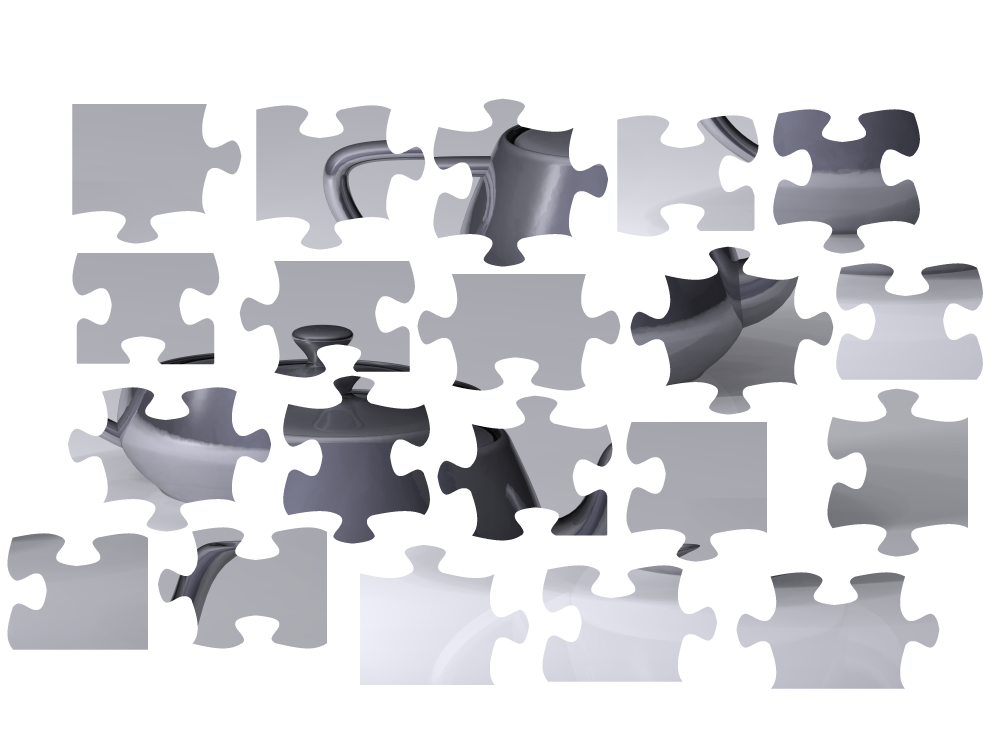
#> input picture jigsaw-samples/sample_7.png, 4000 x 3000 px (shown at 1/4 size)
$ python main.py   (older library calls are emulated)
#> lines starting #> are read from the running program, lines starting #| are printed output that depends on the picture; after the words box and inside, x2 and y2 are one past the last pixel; in counts of white or black regions, pixels touching at a corner belong together
#> in main, jigsaw_image is the input picture: shape (3000, 4000, 3); mean B, G, R 219.6, 216, 216
### src/preprocessor.py
import cv2
import numpy as np
from matplotlib import pyplot as plt
import imutils


class Preprocessor:
    def __init__(self, debug_mode=False):
        self.debug_mode = debug_mode

    def process(self, image):
        image = cv2.copyMakeBorder(
            image, 5, 5, 5, 5, cv2.BORDER_CONSTANT, value=[255, 255, 255]
        )
        image = imutils.resize(image, width=1280)
#> image: shape (960, 1280, 3)
        # image = cv2.resize(image, (1280, 720))
        image_gray = cv2.cvtColor(image, cv2.COLOR_BGR2GRAY)
        image_blur = cv2.bilateralFilter(image_gray, 11, 200, 200)
        image_threshold = cv2.adaptiveThreshold(
            image_blur, 255, cv2.ADAPTIVE_THRESH_GAUSSIAN_C, cv2.THRESH_BINARY, 19, 2
        )
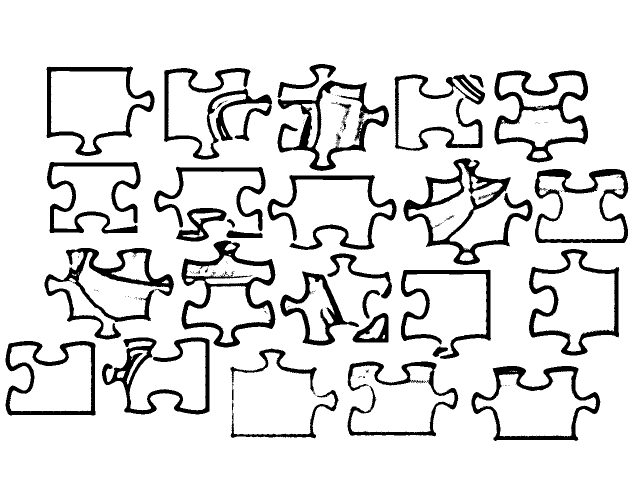
#> image_threshold: shape (960, 1280) (shown at 1/2 size); 87.5% white; 149 black regions (112 under 20 px), largest, box (x1, y1, x2, y2) and area: (807, 316, 1065, 530) 10770, (89, 496, 348, 679) 9807, (363, 481, 551, 695) 9437

        kernel = np.ones((3, 3), dtype=np.uint8)
        image_opening = cv2.morphologyEx(
            image_threshold, cv2.MORPH_OPEN, kernel, iterations=2
        )
#> image_opening: shape (960, 1280); 87.1% white; 47 black regions (19 under 20 px), largest, box (x1, y1, x2, y2) and area: (807, 316, 1065, 530) 11111, (555, 128, 778, 342) 11052, (89, 496, 348, 679) 10188

        image_background = cv2.dilate(image_opening, kernel, iterations=3)
#> image_background: shape (960, 1280); 97.5% white; 538 black regions (331 under 20 px), largest, box (x1, y1, x2, y2) and area: (181, 521, 344, 578) 937, (97, 137, 261, 272) 863, (701, 213, 775, 298) 842

        image_distance = cv2.distanceTransform(image_threshold, cv2.DIST_L2, 5)
        cv2.normalize(image_distance, image_distance, 0.0, 0.1, cv2.NORM_MINMAX)
        ret, image_foreground = cv2.threshold(
            image_distance, 0.5 * image_distance.max(), 255, 0
        )
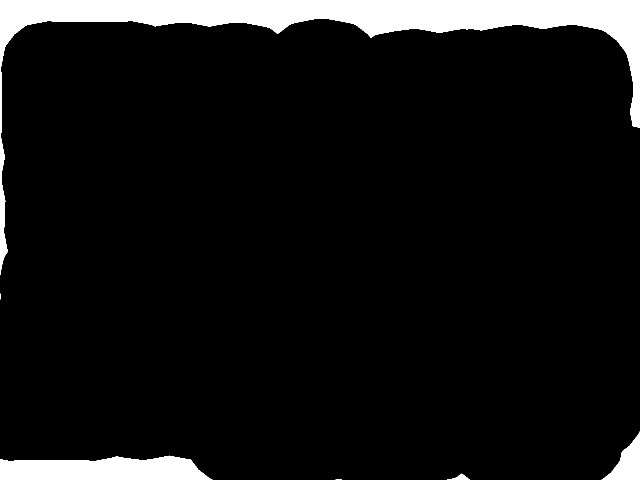
#> image_foreground: shape (960, 1280) float32 (shown at 1/2 size); 7.7% white; 6 white regions (2 under 20 px), largest, box (x1, y1, x2, y2) and area: (0, 0, 1280, 550) 74984, (0, 911, 425, 960) 16459, (1203, 863, 1280, 960) 3480, (894, 947, 940, 960) 258
#> ret = 0.05
        image_foreground = np.uint8(image_foreground)

        image_unknown = cv2.subtract(image_background, image_foreground)
#> image_unknown: shape (960, 1280); 89.8% white; 544 black regions (333 under 20 px), largest, box (x1, y1, x2, y2) and area: (0, 0, 1280, 550) 74984, (0, 911, 425, 960) 16459, (1203, 863, 1280, 960) 3480

        num_markers, markers, stats, centroids = cv2.connectedComponentsWithStats(
            image_foreground, 4, cv2.CV_32S
        )
#> markers: shape (960, 1280) int32; 7 distinct labels, from 0 to 6
#> num_markers = 7; stats = [[0, 37, 1280, 923, 1133583], [0, 0, 1280, 550, 74984], [0, 587, 2, 12, 17], [1203, 863, 77, 97, 3480], [0, 911, 425, 49, 16459], [894, 947, 46, 13, 258], [671, 958, 13, 2, 19]]; centroids = [[641.5, 500], [674.6, 45.43], [0.294, 593.2], [1255.7, 926.9], [204.9, 939.2], [920.6, 955.4], [676.5, 958.7]]
        markers = markers + 1
#> markers: shape (960, 1280) int32; 7 distinct labels, from 1 to 7
        markers[image_unknown == 255] = 0
#> markers: shape (960, 1280) int32; 8 distinct labels, from 0 to 7

        image_watershed = image.copy()
        markers = cv2.watershed(image_watershed, markers)
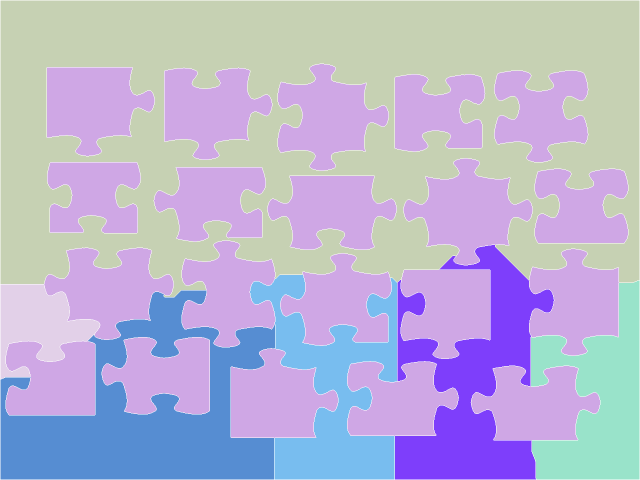
#> markers: shape (960, 1280) int32 (shown at 1/2 size); 8 distinct labels, from -1 to 7; one colour per label, 0 black, -1 white

        lowest_area_index = 0
        lowest_area = np.inf
        for i in range(num_markers):
            if stats[i, cv2.CC_STAT_AREA] < lowest_area and (
                stats[i, cv2.CC_STAT_LEFT] == 0 and stats[i, cv2.CC_STAT_TOP] == 0
            ):
                lowest_area = stats[i, cv2.CC_STAT_AREA]
                lowest_area_index = i
#> this loop made 7 passes
#> lowest_area on pass 2: 74984
#> after the loop, lowest_area = 74984; lowest_area_index = 1

        image_watershed[markers == lowest_area_index] = [0, 0, 255]

        red_mask = cv2.inRange(
            image_watershed, np.array([0, 0, 255]), np.array([0, 0, 255])
        )
#> red_mask: shape (960, 1280); 38.6% white; 20 white regions, largest, box (x1, y1, x2, y2) and area: (807, 317, 1065, 530) 27624, (94, 135, 309, 312) 25975, (462, 697, 676, 876) 25974
        image_watershed = cv2.bitwise_and(
            image_watershed, image_watershed, mask=red_mask
        )
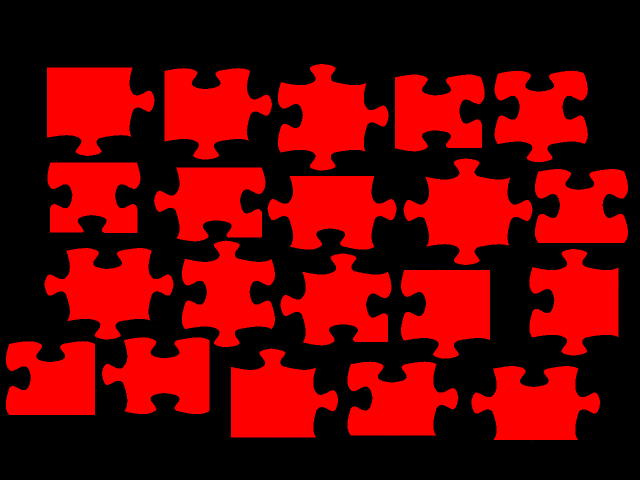
#> image_watershed: shape (960, 1280, 3) (shown at 1/2 size); mean of channels 0, 1, 2 0, 0, 98.5; drawn as B, G, R
        image_watershed = cv2.cvtColor(image_watershed, cv2.COLOR_BGR2GRAY)

        ret, image_watershed_threshold = cv2.threshold(
            image_watershed, 0, 255, cv2.THRESH_BINARY_INV
        )
#> image_watershed_threshold: shape (960, 1280); 61.4% white; 20 black regions

        contours, hierarchy = cv2.findContours(
            image_watershed_threshold, cv2.RETR_TREE, cv2.CHAIN_APPROX_SIMPLE
        )
#> contours = 21 contours; largest, box (x1, y1, x2, y2) and area: (0, 0, 1280, 960) 1226561, (806, 316, 1066, 531) 28073, (461, 696, 677, 877) 26356, (93, 134, 310, 313) 26356, (555, 127, 778, 342) 26174
        image_contours = np.zeros(image.shape, dtype=np.uint8)
        cv2.drawContours(
            image_contours, sorted(contours, key=cv2.contourArea)[:-1], -1, 255, -1
        )

        if self.debug_mode:
            figure = plt.figure(figsize=(12, 6))
            figure.add_subplot(3, 3, 1)
            plt.imshow(image_blur)
            figure.add_subplot(3, 3, 2)
            plt.imshow(image_threshold)
            figure.add_subplot(3, 3, 3)
            plt.imshow(image_distance)
            figure.add_subplot(3, 3, 4)
            plt.imshow(markers)
            figure.add_subplot(3, 3, 5)
            plt.imshow(image_watershed)
            figure.add_subplot(3, 3, 6)
            plt.imshow(image_watershed_threshold)
            figure.add_subplot(3, 3, 7)
            plt.imshow(image_contours)
            plt.show()

        return cv2.cvtColor(image_contours, cv2.COLOR_BGR2GRAY)
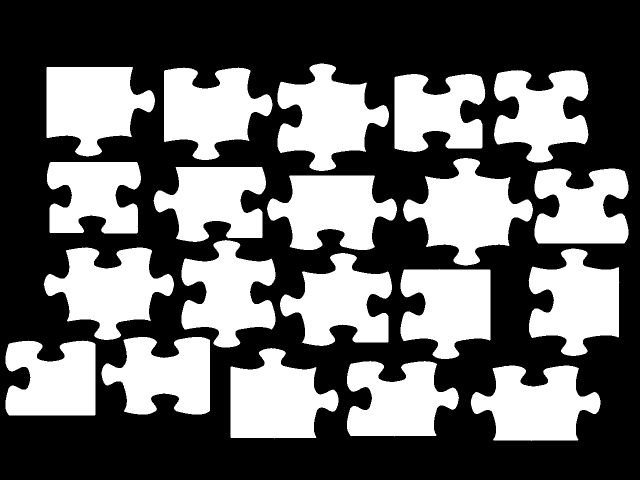
#> returned value: shape (960, 1280) (shown at 1/2 size); values 0 (black) and 29 (white), 40% white; 20 white regions

    def correct_perspective(self):
        pass

### src/jigsaw.py
import cv2
import math
import numpy as np
import imutils

from matplotlib import pyplot as plt


from side import Side
from piece import Piece
from utils import SidePosition, SideType, PieceType


class Jigsaw:
    def __init__(
        self, original_image, processed_image, distance_threshold, debug_mode=False
    ):
#> called with distance_threshold = 115, debug_mode = False
        self.processed_image = processed_image
        self.pieces: list[Piece] = []
        self.debug_mode = debug_mode

        # Fit original image shape to the processed one
        self.original_image = cv2.copyMakeBorder(
            original_image, 5, 5, 5, 5, cv2.BORDER_CONSTANT, value=[255, 255, 255]
        )
        # self.original_image = cv2.resize(original_image, (1280, 720))
        self.original_image = imutils.resize(self.original_image, width=1280)

        contours, hierarchy = cv2.findContours(
            processed_image, cv2.RETR_EXTERNAL, cv2.CHAIN_APPROX_SIMPLE
        )
#> contours = 20 contours; largest, box (x1, y1, x2, y2) and area: (806, 316, 1066, 531) 28073, (461, 696, 677, 877) 26356, (93, 134, 310, 313) 26356, (555, 127, 778, 342) 26174, (87, 495, 348, 680) 26170
        for contour in contours:
            # Piece processed image
            contour_bb = cv2.boundingRect(contour)
            piece_mask = processed_image[
                contour_bb[1] : contour_bb[1] + contour_bb[3],
                contour_bb[0] : contour_bb[0] + contour_bb[2],
            ]
            image_mask = np.zeros_like(processed_image)
            image_mask[
                contour_bb[1] : contour_bb[1] + contour_bb[3],
                contour_bb[0] : contour_bb[0] + contour_bb[2],
            ] = piece_mask
            piece_image = image_mask[
                contour_bb[1] : contour_bb[1] + contour_bb[3],
                contour_bb[0] : contour_bb[0] + contour_bb[2],
            ]
            piece_image = cv2.copyMakeBorder(
                piece_image, 25, 25, 25, 25, cv2.BORDER_CONSTANT, value=[0, 0, 0]
            )

            _contours, _ = cv2.findContours(
                piece_image, cv2.RETR_EXTERNAL, cv2.CHAIN_APPROX_NONE
            )
            piece_contour = max(_contours, key=cv2.contourArea)

            final_piece_image = np.zeros(piece_image.shape, dtype=np.uint8)
            cv2.drawContours(final_piece_image, [piece_contour], -1, 255, -1)

            # Piece original image
            piece_mask = self.original_image[
                contour_bb[1] : contour_bb[1] + contour_bb[3],
                contour_bb[0] : contour_bb[0] + contour_bb[2],
            ]
            image_mask = np.zeros_like(self.original_image)
            image_mask[
                contour_bb[1] : contour_bb[1] + contour_bb[3],
                contour_bb[0] : contour_bb[0] + contour_bb[2],
            ] = piece_mask
            original_piece_image = image_mask[
                contour_bb[1] : contour_bb[1] + contour_bb[3],
                contour_bb[0] : contour_bb[0] + contour_bb[2],
            ]
            original_piece_image = cv2.copyMakeBorder(
                original_piece_image,
                25,
                25,
                25,
                25,
                cv2.BORDER_CONSTANT,
                value=[0, 0, 0],
            )

            piece = Piece(
                final_piece_image,
                original_piece_image,
                piece_contour,
                distance_threshold,
            )
            self.pieces.append(piece)
#> this loop made 20 passes
#> contour_bb on passes 1 to 8: (941, 731, 260, 151), (694, 722, 224, 151), (461, 696, 216, 181), (11, 681, 180, 150), (203, 674, 217, 155), (801, 538, 180, 180), (560, 506, 224, 186), (1057, 497, 182, 215)
#> pass 1, in __init__, `original_piece_image = cv2.copyMakeBorder( original_piece_image, 25, 2..`:
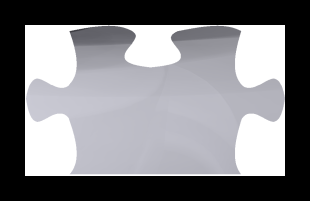
#> original_piece_image: shape (201, 310, 3); mean of channels 0, 1, 2 132.7, 129, 129; drawn as B, G, R
#> after the loop:
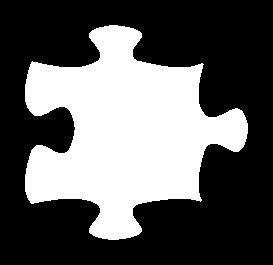
#> final_piece_image: shape (265, 273); 36.8% white; 1 white region, box (x1, y1, x2, y2) and area: (25, 25, 248, 240) 26631
#> (the rest of the program and of its run is left out)
